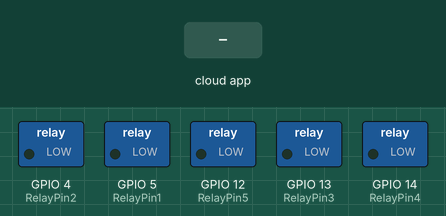
Simulated run of this sketch. Board: ESP8266 (NodeMCU). Parts: switched loads named in the sketch (green lamp = pin HIGH). Inputs (shaded band) come from the test bench. WiFi joins after 1.5 s; servers stay silent unless stated; what the sketch prints to the serial monitor is not drawn.

Above: at 2.7 s.
2.8 s: the phone or cloud app sets Room.light to 255
At 3.2 s:
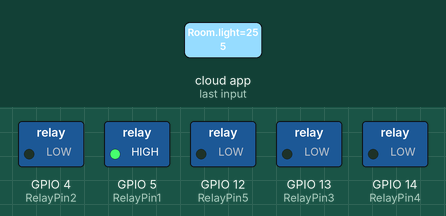
4.3 s: the phone or cloud app sets Blue.bulb to 255
At 5.5 s:
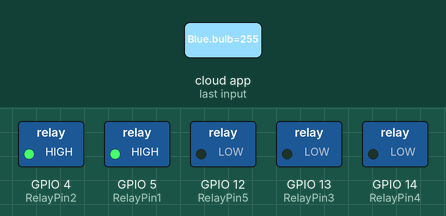
5.8 s: the phone or cloud app sets Room.light to 0
At 6.7 s:
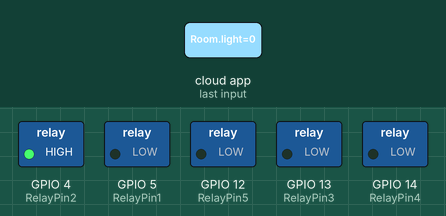
7.3 s: the phone or cloud app sets Yellow.bulb to 255
At 7.8 s:
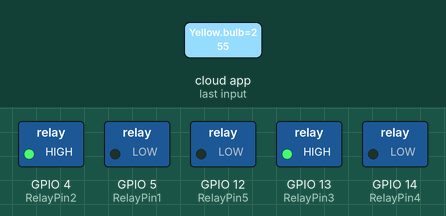
8.8 s: the phone or cloud app sets Red.bulb to 255
At 10.0 s:
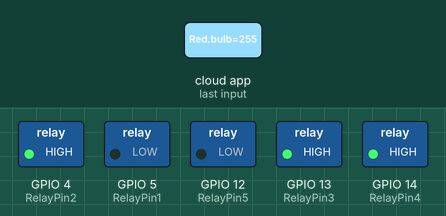
10.3 s: the phone or cloud app sets CFL.bulb to 255
At 11.3 s:
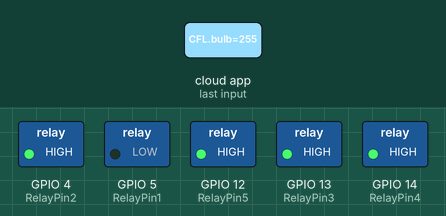
Timing chart, 0 to 12.8 s (numbered marks = the images above; inputs shaded):
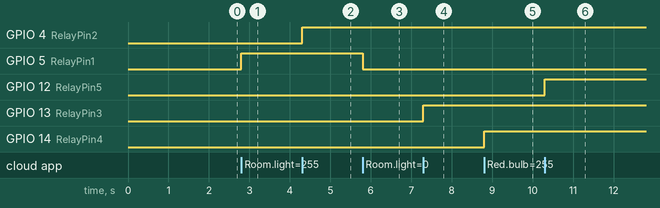

Measured:
- after the input at 2.8 s, GPIO 5 (RelayPin1): LOW → HIGH at once
- after the input at 4.3 s, GPIO 4 (RelayPin2): LOW → HIGH at once
- after the input at 5.8 s, GPIO 5 (RelayPin1): HIGH → LOW at once
- after the input at 7.3 s, GPIO 13 (RelayPin3): LOW → HIGH at once
- after the input at 8.8 s, GPIO 14 (RelayPin4): LOW → HIGH at once
- after the input at 10.3 s, GPIO 12 (RelayPin5): LOW → HIGH at once

The sketch:

Wall_A_bot_Ackerman_control.ino
```cpp
#ifdef ARDUINO_ARCH_ESP32
#include <WiFi.h>
#else
#include <ESP8266WiFi.h>
#endif
#include <Espalexa.h>
// define the GPIO connected with Relays
#define RelayPin1 5  //D1
#define RelayPin2 4  //D2
#define RelayPin3 13 //D7
#define RelayPin4 14 //D5
#define RelayPin5 12 //D6

// prototypes
boolean connectWifi();

//callback functions
void firstLightChanged(uint8_t brightness);
void secondLightChanged(uint8_t brightness);
void thirdLightChanged(uint8_t brightness);
void fourthLightChanged(uint8_t brightness);
void fifthLightChanged(uint8_t brightness);

// WiFi Credentials
const char* ssid = "DOOM123";
const char* password = "laptoptowifi@";

// device names
String Device_1_Name = "Room light";
String Device_2_Name = "Blue bulb";
String Device_3_Name = "Yellow bulb";
String Device_4_Name = "Red bulb";
String Device_5_Name = "CFL bulb";

boolean wifiConnected = false;

Espalexa espalexa;

void setup()
{
  Serial.begin(115200);

  pinMode(RelayPin1, OUTPUT);
  pinMode(RelayPin2, OUTPUT);
  pinMode(RelayPin3, OUTPUT);
  pinMode(RelayPin4, OUTPUT);
  pinMode(RelayPin5, OUTPUT);

  // Initialise wifi connection
  wifiConnected = connectWifi();

  if (wifiConnected)
  {
    // Define your devices here.
    espalexa.addDevice(Device_1_Name, firstLightChanged); //simplest definition, default state off
    espalexa.addDevice(Device_2_Name, secondLightChanged);
    espalexa.addDevice(Device_3_Name, thirdLightChanged);
    espalexa.addDevice(Device_4_Name, fourthLightChanged);
    espalexa.addDevice(Device_5_Name, fifthLightChanged);

    espalexa.begin();
  }
  else
  {
    while (1)
    {
      Serial.println("Cannot connect to WiFi. Please check data and reset the ESP.");
      delay(2500);
    }
  }
}

void loop()
{
  espalexa.loop();
  delay(1);
}

//our callback functions
void firstLightChanged(uint8_t brightness)
{
  //Control the device
  if (brightness == 255)
    {
      digitalWrite(RelayPin1, HIGH);
      Serial.println("Device1 ON");
    }
  else
  {
    digitalWrite(RelayPin1, LOW);
    Serial.println("Device1 OFF");
  }
}

void secondLightChanged(uint8_t brightness)
{
  //Control the device
  if (brightness == 255)
    {
      digitalWrite(RelayPin2, HIGH);
      Serial.println("Device2 ON");
    }
  else
  {
    digitalWrite(RelayPin2, LOW);
    Serial.println("Device2 OFF");
  }
}

void thirdLightChanged(uint8_t brightness)
{
  //Control the device
  if (brightness == 255)
    {
      digitalWrite(RelayPin3, HIGH);
      Serial.println("Device3 ON");
    }
  else
  {
    digitalWrite(RelayPin3, LOW);
    Serial.println("Device3 OFF");
  }
}

void fourthLightChanged(uint8_t brightness)
{
  //Control the device
  if (brightness == 255)
    {
      digitalWrite(RelayPin4, HIGH);
      Serial.println("Device4 ON");
    }
  else
  {
    digitalWrite(RelayPin4, LOW);
    Serial.println("Device4 OFF");
  }
}

void fifthLightChanged(uint8_t brightness)
{
  //Control the device
  if (brightness == 255)
    {
      digitalWrite(RelayPin5, HIGH);
      Serial.println("Device5 ON");
    }
  else
  {
    digitalWrite(RelayPin5, LOW);
    Serial.println("Device5 OFF");
  }
}

// connect to wifi – returns true if successful or false if not
boolean connectWifi()
{
  boolean state = true;
  int i = 0;

  WiFi.mode(WIFI_STA);
  WiFi.begin(ssid, password);
  Serial.println("");
  Serial.println("Connecting to WiFi");

  // Wait for connection
  Serial.print("Connecting...");
  while (WiFi.status() != WL_CONNECTED) {
    delay(500);
    Serial.print(".");
    if (i > 20) {
      state = false; break;
    }
    i++;
  }
  Serial.println("");
  if (state) {
    Serial.print("Connected to ");
    Serial.println(ssid);
    Serial.print("IP address: ");
    Serial.println(WiFi.localIP());
  }
  else {
    Serial.println("Connection failed.");
  }
  return state;
}
```
